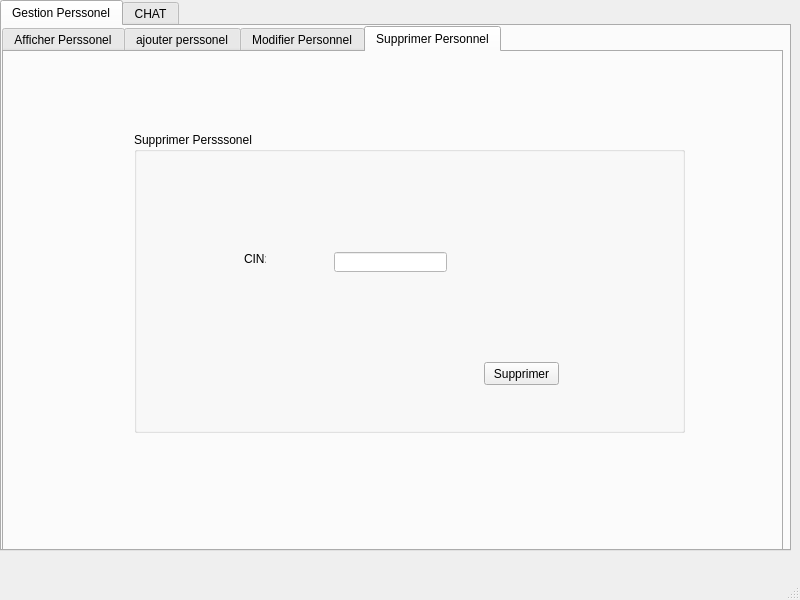
<?xml version="1.0" encoding="UTF-8"?>
<ui version="4.0">
 <class>MainWindow</class>
 <widget class="QMainWindow" name="MainWindow">
  <property name="geometry">
   <rect>
    <x>0</x>
    <y>0</y>
    <width>800</width>
    <height>600</height>
   </rect>
  </property>
  <property name="windowTitle">
   <string>MainWindow</string>
  </property>
  <widget class="QWidget" name="centralwidget">
   <widget class="QStackedWidget" name="tab1_2">
    <property name="geometry">
     <rect>
      <x>0</x>
      <y>0</y>
      <width>791</width>
      <height>571</height>
     </rect>
    </property>
    <property name="styleSheet">
     <string notr="true"/>
    </property>
    <property name="currentIndex">
     <number>0</number>
    </property>
    <widget class="QWidget" name="tab1_2Page1">
     <widget class="QTabWidget" name="tabWidget">
      <property name="geometry">
       <rect>
        <x>0</x>
        <y>0</y>
        <width>791</width>
        <height>551</height>
       </rect>
      </property>
      <property name="styleSheet">
       <string notr="true">background-image: url(:/logo.png);</string>
      </property>
      <property name="currentIndex">
       <number>0</number>
      </property>
      <widget class="QWidget" name="tab">
       <attribute name="title">
        <string>Gestion Perssonel</string>
       </attribute>
       <widget class="QTabWidget" name="tab_afficher">
        <property name="geometry">
         <rect>
          <x>0</x>
          <y>0</y>
          <width>781</width>
          <height>531</height>
         </rect>
        </property>
        <property name="styleSheet">
         <string notr="true"/>
        </property>
        <property name="currentIndex">
         <number>3</number>
        </property>
        <widget class="QWidget" name="tab_7">
         <attribute name="title">
          <string>Afficher Perssonel</string>
         </attribute>
         <widget class="QTableWidget" name="tab_personnel">
          <property name="geometry">
           <rect>
            <x>70</x>
            <y>40</y>
            <width>631</width>
            <height>291</height>
           </rect>
          </property>
          <property name="styleSheet">
           <string notr="true">background-color: rgb(255, 255, 255);</string>
          </property>
          <column>
           <property name="text">
            <string>CIN</string>
           </property>
          </column>
          <column>
           <property name="text">
            <string>nom</string>
           </property>
          </column>
          <column>
           <property name="text">
            <string>prenom</string>
           </property>
          </column>
          <column>
           <property name="text">
            <string>mail</string>
           </property>
          </column>
          <column>
           <property name="text">
            <string>specialite</string>
           </property>
          </column>
          <column>
           <property name="text">
            <string>tel</string>
           </property>
          </column>
          <column>
           <property name="text">
            <string>nombre de conge</string>
           </property>
          </column>
          <column>
           <property name="text">
            <string>etat</string>
           </property>
          </column>
          <column>
           <property name="text">
            <string>Nouvelle colonne</string>
           </property>
          </column>
          <column>
           <property name="text">
            <string>daate</string>
           </property>
          </column>
         </widget>
         <widget class="QPushButton" name="pb_pdf">
          <property name="geometry">
           <rect>
            <x>620</x>
            <y>420</y>
            <width>75</width>
            <height>23</height>
           </rect>
          </property>
          <property name="styleSheet">
           <string notr="true"/>
          </property>
          <property name="text">
           <string>PDF</string>
          </property>
         </widget>
         <widget class="QLineEdit" name="lineEdit_chercher">
          <property name="geometry">
           <rect>
            <x>540</x>
            <y>10</y>
            <width>113</width>
            <height>20</height>
           </rect>
          </property>
          <property name="styleSheet">
           <string notr="true">background-color: rgb(255, 255, 255);</string>
          </property>
          <property name="placeholderText">
           <string>CHERCHER</string>
          </property>
         </widget>
         <widget class="QPushButton" name="recherche_pb">
          <property name="geometry">
           <rect>
            <x>670</x>
            <y>10</y>
            <width>75</width>
            <height>23</height>
           </rect>
          </property>
          <property name="text">
           <string>chercher</string>
          </property>
         </widget>
         <widget class="QRadioButton" name="trinom">
          <property name="geometry">
           <rect>
            <x>180</x>
            <y>410</y>
            <width>83</width>
            <height>18</height>
           </rect>
          </property>
          <property name="text">
           <string>trinom</string>
          </property>
         </widget>
         <widget class="QRadioButton" name="tricin">
          <property name="geometry">
           <rect>
            <x>180</x>
            <y>440</y>
            <width>83</width>
            <height>18</height>
           </rect>
          </property>
          <property name="text">
           <string>triprenom</string>
          </property>
         </widget>
         <widget class="QPushButton" name="pb_statistique">
          <property name="geometry">
           <rect>
            <x>460</x>
            <y>420</y>
            <width>75</width>
            <height>23</height>
           </rect>
          </property>
          <property name="text">
           <string>STATISTIQUE</string>
          </property>
         </widget>
        </widget>
        <widget class="QWidget" name="tab_5">
         <attribute name="title">
          <string>ajouter perssonel</string>
         </attribute>
         <widget class="QGroupBox" name="groupBox">
          <property name="geometry">
           <rect>
            <x>60</x>
            <y>30</y>
            <width>685</width>
            <height>454</height>
           </rect>
          </property>
          <property name="title">
           <string>ajouter Perssonel</string>
          </property>
          <widget class="QPushButton" name="pb_ajouter">
           <property name="geometry">
            <rect>
             <x>550</x>
             <y>340</y>
             <width>75</width>
             <height>23</height>
            </rect>
           </property>
           <property name="styleSheet">
            <string notr="true"/>
           </property>
           <property name="text">
            <string>Ajouter</string>
           </property>
          </widget>
          <widget class="QWidget" name="layoutWidget">
           <property name="geometry">
            <rect>
             <x>70</x>
             <y>30</y>
             <width>146</width>
             <height>22</height>
            </rect>
           </property>
           <layout class="QHBoxLayout" name="horizontalLayout">
            <item>
             <widget class="QLabel" name="label">
              <property name="styleSheet">
               <string notr="true"/>
              </property>
              <property name="text">
               <string>CIN:</string>
              </property>
             </widget>
            </item>
            <item>
             <widget class="QLineEdit" name="le_cin">
              <property name="styleSheet">
               <string notr="true">background-color: rgb(255, 255, 255);</string>
              </property>
             </widget>
            </item>
           </layout>
          </widget>
          <widget class="QWidget" name="layoutWidget">
           <property name="geometry">
            <rect>
             <x>60</x>
             <y>80</y>
             <width>151</width>
             <height>22</height>
            </rect>
           </property>
           <layout class="QHBoxLayout" name="horizontalLayout_2">
            <item>
             <widget class="QLabel" name="label_2">
              <property name="styleSheet">
               <string notr="true"/>
              </property>
              <property name="text">
               <string>Nom:</string>
              </property>
             </widget>
            </item>
            <item>
             <widget class="QLineEdit" name="le_nom">
              <property name="styleSheet">
               <string notr="true">background-color: rgb(255, 255, 255);</string>
              </property>
             </widget>
            </item>
           </layout>
          </widget>
          <widget class="QWidget" name="layoutWidget">
           <property name="geometry">
            <rect>
             <x>60</x>
             <y>120</y>
             <width>162</width>
             <height>22</height>
            </rect>
           </property>
           <layout class="QHBoxLayout" name="horizontalLayout_3">
            <item>
             <widget class="QLabel" name="label_3">
              <property name="styleSheet">
               <string notr="true"/>
              </property>
              <property name="text">
               <string>Prenom</string>
              </property>
             </widget>
            </item>
            <item>
             <widget class="QLineEdit" name="le_prenom">
              <property name="styleSheet">
               <string notr="true">background-color: rgb(255, 255, 255);</string>
              </property>
             </widget>
            </item>
           </layout>
          </widget>
          <widget class="QWidget" name="layoutWidget">
           <property name="geometry">
            <rect>
             <x>70</x>
             <y>160</y>
             <width>148</width>
             <height>22</height>
            </rect>
           </property>
           <layout class="QHBoxLayout" name="horizontalLayout_4">
            <item>
             <widget class="QLabel" name="label_5">
              <property name="styleSheet">
               <string notr="true"/>
              </property>
              <property name="text">
               <string>Mail:</string>
              </property>
             </widget>
            </item>
            <item>
             <widget class="QLineEdit" name="le_mail">
              <property name="styleSheet">
               <string notr="true">background-color: rgb(255, 255, 255);</string>
              </property>
             </widget>
            </item>
           </layout>
          </widget>
          <widget class="QWidget" name="layoutWidget">
           <property name="geometry">
            <rect>
             <x>60</x>
             <y>200</y>
             <width>162</width>
             <height>22</height>
            </rect>
           </property>
           <layout class="QHBoxLayout" name="horizontalLayout_5">
            <item>
             <widget class="QLabel" name="label_6">
              <property name="styleSheet">
               <string notr="true"/>
              </property>
              <property name="text">
               <string>Adresse</string>
              </property>
             </widget>
            </item>
            <item>
             <widget class="QLineEdit" name="le_adresse">
              <property name="styleSheet">
               <string notr="true">background-color: rgb(255, 255, 255);</string>
              </property>
             </widget>
            </item>
           </layout>
          </widget>
          <widget class="QWidget" name="layoutWidget">
           <property name="geometry">
            <rect>
             <x>60</x>
             <y>240</y>
             <width>143</width>
             <height>22</height>
            </rect>
           </property>
           <layout class="QHBoxLayout" name="horizontalLayout_6">
            <item>
             <widget class="QLabel" name="label_7">
              <property name="styleSheet">
               <string notr="true"/>
              </property>
              <property name="text">
               <string>Tel:</string>
              </property>
             </widget>
            </item>
            <item>
             <widget class="QLineEdit" name="le_tel">
              <property name="styleSheet">
               <string notr="true">background-color: rgb(255, 255, 255);</string>
              </property>
             </widget>
            </item>
           </layout>
          </widget>
          <widget class="QWidget" name="layoutWidget">
           <property name="geometry">
            <rect>
             <x>60</x>
             <y>290</y>
             <width>177</width>
             <height>22</height>
            </rect>
           </property>
           <layout class="QHBoxLayout" name="horizontalLayout_7">
            <item>
             <widget class="QLabel" name="label_8">
              <property name="styleSheet">
               <string notr="true"/>
              </property>
              <property name="text">
               <string>Nbr_congé</string>
              </property>
             </widget>
            </item>
            <item>
             <widget class="QLineEdit" name="le_nbr_conge">
              <property name="styleSheet">
               <string notr="true">background-color: rgb(255, 255, 255);</string>
              </property>
             </widget>
            </item>
           </layout>
          </widget>
          <widget class="QWidget" name="layoutWidget">
           <property name="geometry">
            <rect>
             <x>80</x>
             <y>320</y>
             <width>108</width>
             <height>22</height>
            </rect>
           </property>
           <layout class="QHBoxLayout" name="horizontalLayout_8">
            <item>
             <widget class="QLabel" name="label_9">
              <property name="styleSheet">
               <string notr="true"/>
              </property>
              <property name="text">
               <string>Etat</string>
              </property>
             </widget>
            </item>
            <item>
             <widget class="QComboBox" name="cb_ajouter">
              <item>
               <property name="text">
                <string>Etat</string>
               </property>
              </item>
              <item>
               <property name="text">
                <string>celibataire</string>
               </property>
              </item>
              <item>
               <property name="text">
                <string>en couple</string>
               </property>
              </item>
              <item>
               <property name="text">
                <string>marie</string>
               </property>
              </item>
              <item>
               <property name="text">
                <string>divorce</string>
               </property>
              </item>
             </widget>
            </item>
           </layout>
          </widget>
          <widget class="QWidget" name="layoutWidget">
           <property name="geometry">
            <rect>
             <x>70</x>
             <y>360</y>
             <width>196</width>
             <height>22</height>
            </rect>
           </property>
           <layout class="QHBoxLayout" name="horizontalLayout_17">
            <item>
             <widget class="QLabel" name="label_12">
              <property name="text">
               <string>Specialite:</string>
              </property>
             </widget>
            </item>
            <item>
             <widget class="QComboBox" name="cb_genre">
              <item>
               <property name="text">
                <string>Specialite</string>
               </property>
              </item>
              <item>
               <property name="text">
                <string>Monteur pneumatique</string>
               </property>
              </item>
              <item>
               <property name="text">
                <string>Electricien</string>
               </property>
              </item>
              <item>
               <property name="text">
                <string>Nouvel élément</string>
               </property>
              </item>
             </widget>
            </item>
           </layout>
          </widget>
          <widget class="QLabel" name="label_20">
           <property name="geometry">
            <rect>
             <x>80</x>
             <y>410</y>
             <width>91</width>
             <height>14</height>
            </rect>
           </property>
           <property name="text">
            <string>date de naissance:</string>
           </property>
          </widget>
          <widget class="QDateEdit" name="dateEdit">
           <property name="geometry">
            <rect>
             <x>200</x>
             <y>410</y>
             <width>110</width>
             <height>22</height>
            </rect>
           </property>
          </widget>
         </widget>
        </widget>
        <widget class="QWidget" name="tab_8">
         <attribute name="title">
          <string>Modifier Personnel</string>
         </attribute>
         <widget class="QGroupBox" name="groupBox_4">
          <property name="geometry">
           <rect>
            <x>40</x>
            <y>30</y>
            <width>701</width>
            <height>411</height>
           </rect>
          </property>
          <property name="styleSheet">
           <string notr="true"/>
          </property>
          <property name="title">
           <string>Modifier</string>
          </property>
          <widget class="QLabel" name="label_16">
           <property name="geometry">
            <rect>
             <x>70</x>
             <y>260</y>
             <width>61</width>
             <height>20</height>
            </rect>
           </property>
           <property name="styleSheet">
            <string notr="true"/>
           </property>
           <property name="text">
            <string>Nbr_congé:</string>
           </property>
          </widget>
          <widget class="QLabel" name="label_17">
           <property name="geometry">
            <rect>
             <x>90</x>
             <y>300</y>
             <width>21</width>
             <height>16</height>
            </rect>
           </property>
           <property name="styleSheet">
            <string notr="true"/>
           </property>
           <property name="text">
            <string>Tel:</string>
           </property>
          </widget>
          <widget class="QLineEdit" name="l_tel">
           <property name="geometry">
            <rect>
             <x>210</x>
             <y>300</y>
             <width>113</width>
             <height>20</height>
            </rect>
           </property>
           <property name="styleSheet">
            <string notr="true">background-color: rgb(255, 255, 255);</string>
           </property>
          </widget>
          <widget class="QLabel" name="label_18">
           <property name="geometry">
            <rect>
             <x>90</x>
             <y>350</y>
             <width>31</width>
             <height>16</height>
            </rect>
           </property>
           <property name="styleSheet">
            <string notr="true"/>
           </property>
           <property name="text">
            <string>Etat:</string>
           </property>
          </widget>
          <widget class="QComboBox" name="cb_modifier">
           <property name="geometry">
            <rect>
             <x>210</x>
             <y>350</y>
             <width>111</width>
             <height>22</height>
            </rect>
           </property>
           <item>
            <property name="text">
             <string>Etat</string>
            </property>
           </item>
           <item>
            <property name="text">
             <string>celibataire</string>
            </property>
           </item>
           <item>
            <property name="text">
             <string>en couple</string>
            </property>
           </item>
           <item>
            <property name="text">
             <string>marie</string>
            </property>
           </item>
           <item>
            <property name="text">
             <string>divorce</string>
            </property>
           </item>
          </widget>
          <widget class="QPushButton" name="pushButton_9">
           <property name="geometry">
            <rect>
             <x>540</x>
             <y>230</y>
             <width>75</width>
             <height>23</height>
            </rect>
           </property>
           <property name="styleSheet">
            <string notr="true"/>
           </property>
           <property name="text">
            <string>Modifier</string>
           </property>
          </widget>
          <widget class="QLabel" name="label_4">
           <property name="geometry">
            <rect>
             <x>90</x>
             <y>30</y>
             <width>21</width>
             <height>16</height>
            </rect>
           </property>
           <property name="styleSheet">
            <string notr="true"/>
           </property>
           <property name="text">
            <string>CIN:</string>
           </property>
          </widget>
          <widget class="QLabel" name="label_11">
           <property name="geometry">
            <rect>
             <x>90</x>
             <y>70</y>
             <width>31</width>
             <height>16</height>
            </rect>
           </property>
           <property name="styleSheet">
            <string notr="true"/>
           </property>
           <property name="text">
            <string>NOM:</string>
           </property>
          </widget>
          <widget class="QLabel" name="label_14">
           <property name="geometry">
            <rect>
             <x>80</x>
             <y>130</y>
             <width>47</width>
             <height>14</height>
            </rect>
           </property>
           <property name="styleSheet">
            <string notr="true"/>
           </property>
           <property name="text">
            <string>Prenom:</string>
           </property>
          </widget>
          <widget class="QLabel" name="label_15">
           <property name="geometry">
            <rect>
             <x>90</x>
             <y>170</y>
             <width>31</width>
             <height>16</height>
            </rect>
           </property>
           <property name="styleSheet">
            <string notr="true"/>
           </property>
           <property name="text">
            <string>Mail:</string>
           </property>
          </widget>
          <widget class="QLabel" name="label_19">
           <property name="geometry">
            <rect>
             <x>80</x>
             <y>220</y>
             <width>47</width>
             <height>14</height>
            </rect>
           </property>
           <property name="styleSheet">
            <string notr="true"/>
           </property>
           <property name="text">
            <string>Adresse:</string>
           </property>
          </widget>
          <widget class="QLineEdit" name="l_CIN">
           <property name="geometry">
            <rect>
             <x>210</x>
             <y>30</y>
             <width>113</width>
             <height>20</height>
            </rect>
           </property>
           <property name="styleSheet">
            <string notr="true">background-color: rgb(255, 255, 255);</string>
           </property>
          </widget>
          <widget class="QLineEdit" name="l_nom">
           <property name="geometry">
            <rect>
             <x>210</x>
             <y>70</y>
             <width>113</width>
             <height>20</height>
            </rect>
           </property>
           <property name="styleSheet">
            <string notr="true">background-color: rgb(255, 255, 255);</string>
           </property>
          </widget>
          <widget class="QLineEdit" name="l_prenom">
           <property name="geometry">
            <rect>
             <x>210</x>
             <y>130</y>
             <width>113</width>
             <height>20</height>
            </rect>
           </property>
           <property name="styleSheet">
            <string notr="true">background-color: rgb(255, 255, 255);</string>
           </property>
          </widget>
          <widget class="QLineEdit" name="l_mail">
           <property name="geometry">
            <rect>
             <x>210</x>
             <y>170</y>
             <width>113</width>
             <height>20</height>
            </rect>
           </property>
           <property name="styleSheet">
            <string notr="true">background-color: rgb(255, 255, 255);</string>
           </property>
          </widget>
          <widget class="QLineEdit" name="l_adresse">
           <property name="geometry">
            <rect>
             <x>210</x>
             <y>220</y>
             <width>113</width>
             <height>20</height>
            </rect>
           </property>
           <property name="styleSheet">
            <string notr="true">background-color: rgb(255, 255, 255);</string>
           </property>
          </widget>
          <widget class="QLineEdit" name="l_nbr_conge">
           <property name="geometry">
            <rect>
             <x>210</x>
             <y>260</y>
             <width>113</width>
             <height>20</height>
            </rect>
           </property>
           <property name="styleSheet">
            <string notr="true">background-color: rgb(255, 255, 255);</string>
           </property>
          </widget>
          <widget class="QLabel" name="label_13">
           <property name="geometry">
            <rect>
             <x>80</x>
             <y>380</y>
             <width>46</width>
             <height>14</height>
            </rect>
           </property>
           <property name="text">
            <string>Specialite</string>
           </property>
          </widget>
          <widget class="QComboBox" name="cb_genre_modifier">
           <property name="geometry">
            <rect>
             <x>210</x>
             <y>380</y>
             <width>111</width>
             <height>20</height>
            </rect>
           </property>
           <item>
            <property name="text">
             <string>Specialite</string>
            </property>
           </item>
           <item>
            <property name="text">
             <string>Monteur pneumatique</string>
            </property>
           </item>
           <item>
            <property name="text">
             <string>Electricien</string>
            </property>
           </item>
           <item>
            <property name="text">
             <string>Nouvel élément</string>
            </property>
           </item>
          </widget>
         </widget>
        </widget>
        <widget class="QWidget" name="tab_6">
         <attribute name="title">
          <string>Supprimer Personnel</string>
         </attribute>
         <widget class="QGroupBox" name="groupBox_2">
          <property name="geometry">
           <rect>
            <x>130</x>
            <y>80</y>
            <width>551</width>
            <height>301</height>
           </rect>
          </property>
          <property name="title">
           <string>Supprimer Persssonel</string>
          </property>
          <widget class="QLabel" name="label_10">
           <property name="geometry">
            <rect>
             <x>110</x>
             <y>120</y>
             <width>22</width>
             <height>14</height>
            </rect>
           </property>
           <property name="styleSheet">
            <string notr="true"/>
           </property>
           <property name="text">
            <string>CIN:</string>
           </property>
          </widget>
          <widget class="QLineEdit" name="le_cin_supp">
           <property name="geometry">
            <rect>
             <x>200</x>
             <y>120</y>
             <width>113</width>
             <height>20</height>
            </rect>
           </property>
           <property name="styleSheet">
            <string notr="true">background-color: rgb(255, 255, 255);</string>
           </property>
          </widget>
          <widget class="QPushButton" name="pb_supprimer">
           <property name="geometry">
            <rect>
             <x>350</x>
             <y>230</y>
             <width>75</width>
             <height>23</height>
            </rect>
           </property>
           <property name="styleSheet">
            <string notr="true"/>
           </property>
           <property name="text">
            <string>Supprimer</string>
           </property>
          </widget>
         </widget>
        </widget>
       </widget>
      </widget>
      <widget class="QWidget" name="tab_2">
       <attribute name="title">
        <string>CHAT</string>
       </attribute>
      </widget>
     </widget>
    </widget>
    <widget class="QWidget" name="tab1_2Page2"/>
   </widget>
  </widget>
  <widget class="QMenuBar" name="menubar">
   <property name="geometry">
    <rect>
     <x>0</x>
     <y>0</y>
     <width>800</width>
     <height>22</height>
    </rect>
   </property>
  </widget>
  <widget class="QStatusBar" name="statusbar"/>
 </widget>
 <tabstops>
  <tabstop>tab1_2</tabstop>
 </tabstops>
 <resources/>
 <connections/>
</ui>
